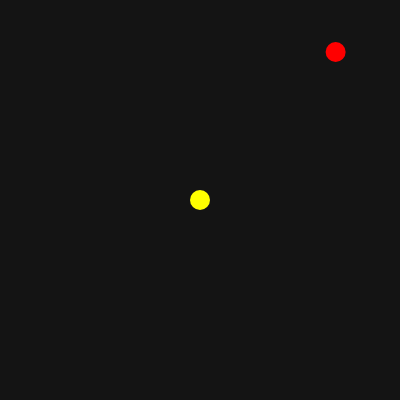
Frame 1 (no input)
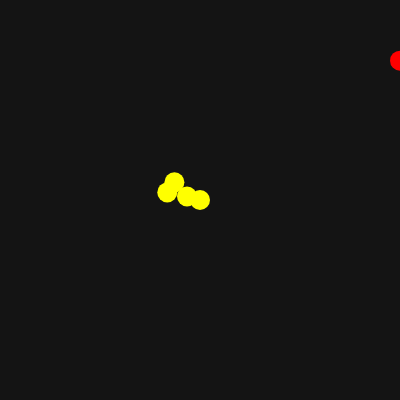
Frame 60 (no input)
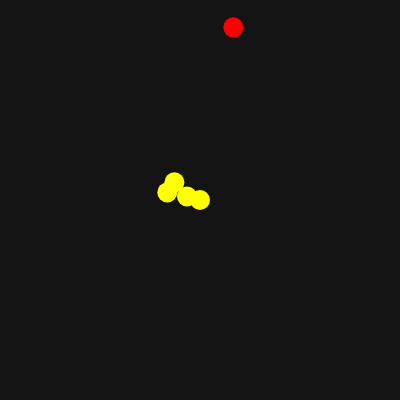
Frame 120 (the mouse pressed at the canvas centre since frame 60)

The p5.js sketch that drew these frames (run headless with seeded random() and noise() and a simulated clock; from frame 60 on, the mouse is pressed at the canvas centre):

// p5.js sketch
// ── sketch.js
var stuck;
var diameter;
var walker;
var points = [];

function setup(){
	createCanvas(400, 400);
	stuck = false;
	points[0] = createVector(width/2, height/2);
	diameter = 20;
	walker = createVector(random(width), random(height));
}

function draw(){
	background(20);

	if(stuck == false){ //if(!stuck)	
		var vel =  createVector(random(-1, 1), random(-1, 1));
		vel.mult(100);
		walker.add(vel);
		walker.x = constrain(walker.x, 0, width);
		walker.y = constrain(walker.y, 0, height);
		
		for(var i = 0; i< points.length; i++){
			var position = points[i];
			var distance = dist(walker.x, walker.y, position.x, position.y);
			if(distance < diameter){
				stuck = true;
				console.log("It's Stuck");
				break;
			}
		}
	}else{
		points.push(walker);
		walker = createVector(random(width), random(height));
		stuck = false;
	}
	noStroke();
	fill(255, 0, 0);
	ellipse(walker.x, walker.y, diameter, diameter);

	fill(255, 255, 0);
	for(var i=0; i<points.length; i++){
		var position = points[i];
		ellipse(position.x, position.y, diameter, diameter);
	}
}
